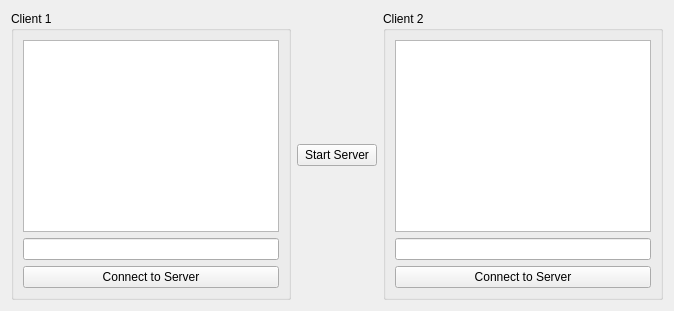
      <widget class="QWidget" name="tab_network">
       <attribute name="title">
        <string>Network</string>
       </attribute>
       <layout class="QHBoxLayout" name="horizontalLayout_5">
        <item>
         <widget class="QGroupBox" name="groupBox_3">
          <property name="title">
           <string>Client 1</string>
          </property>
          <layout class="QVBoxLayout" name="verticalLayout_8">
           <item>
            <widget class="QTextEdit" name="textEdit_client_1"/>
           </item>
           <item>
            <widget class="QLineEdit" name="lineEdit_client_1"/>
           </item>
           <item>
            <widget class="QPushButton" name="button_client_1">
             <property name="text">
              <string>Connect to Server</string>
             </property>
            </widget>
           </item>
          </layout>
         </widget>
        </item>
        <item>
         <layout class="QHBoxLayout" name="horizontalLayout_4">
          <item>
           <widget class="QPushButton" name="button_start_server">
            <property name="text">
             <string>Start Server</string>
            </property>
           </widget>
          </item>
         </layout>
        </item>
        <item>
         <widget class="QGroupBox" name="groupBox_4">
          <property name="title">
           <string>Client 2</string>
          </property>
          <layout class="QVBoxLayout" name="verticalLayout_9">
           <item>
            <widget class="QTextEdit" name="textEdit_client_2"/>
           </item>
           <item>
            <widget class="QLineEdit" name="lineEdit_client_2"/>
           </item>
           <item>
            <widget class="QPushButton" name="button_client_2">
             <property name="text">
              <string>Connect to Server</string>
             </property>
            </widget>
           </item>
          </layout>
         </widget>
        </item>
       </layout>
      </widget>
